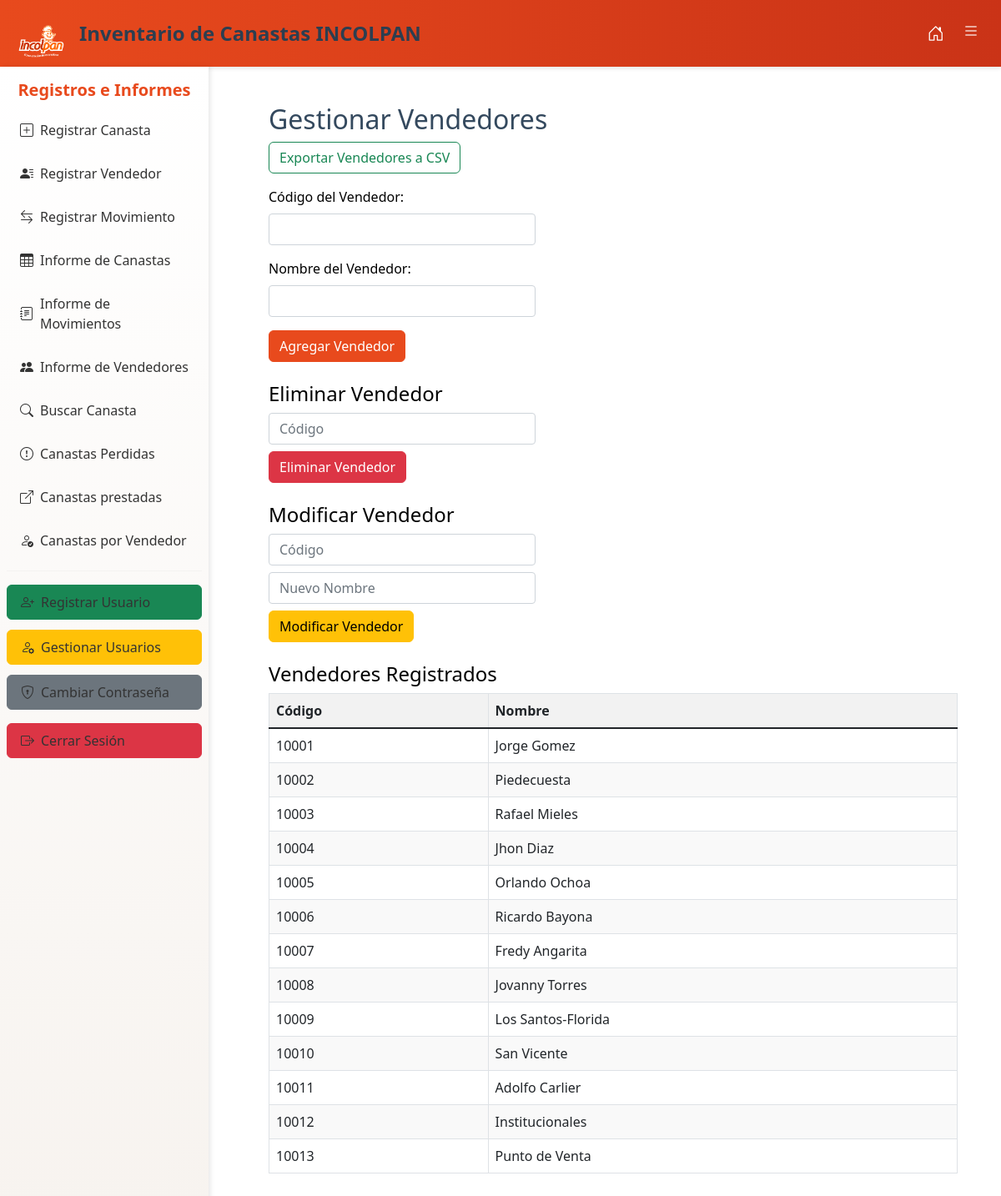
Screenshot of /vendedores (signed in) with the database file from the repository.
### tables this page shows
CREATE TABLE vendedores (
    codigo TEXT PRIMARY KEY,
    nombre TEXT
);

### app.py (the view, shortened to what this page needs)
@app.route('/vendedores', methods=['GET', 'POST'])
@login_required
@admin_required
def vendedores():
    conn = obtener_conexion()
    cursor = conn.cursor()
    cursor.execute('SELECT * FROM vendedores')
    vendedores = cursor.fetchall()
    conn.close()
    return render_template('vendedores.html', vendedores=vendedores)

### app.py (called while the page is built)
def obtener_conexion():
    conn = sqlite3.connect(db_path)
    return conn

def admin_required(f):
    @wraps(f)
    def decorated_function(*args, **kwargs):
        if 'role' not in session or session['role'] != 'admin':
            flash('No tienes permisos para acceder a esta página')
            return redirect(url_for('index'))
        return f(*args, **kwargs)
    return decorated_function

def login_required(f):
    @wraps(f)
    def decorated_function(*args, **kwargs):
        if 'user_id' not in session:
            flash('Por favor, inicia sesión para continuar.')
            return redirect(url_for('login'))
        return f(*args, **kwargs)
    return decorated_function

### Templates/vendedores.html (shortened to what this page needs)
{% extends 'base.html' %}
{% block content %}
<div class="container mt-4">
    <h2>Gestionar Vendedores</h2>
    <form action="{{ url_for('exportar_vendedores_csv') }}" method="GET" class="mb-3">
        <button type="submit" class="btn btn-outline-success">Exportar Vendedores a CSV</button>
    </form>
    <form method="POST" class="mb-4">
        <div class="mb-3">
            <label for="codigo" class="form-label">Código del Vendedor:</label>
            <input type="text" id="codigo" name="codigo" maxlength="25" class="form-control" style="max-width: 320px;" required>
        </div>
        <div class="mb-3">
            <label for="nombre" class="form-label">Nombre del Vendedor:</label>
            <input type="text" id="nombre" name="nombre" maxlength="25" class="form-control" style="max-width: 320px;" required>
        </div>
        <button type="submit" class="btn btn-primary">Agregar Vendedor</button>
    </form>
    <h4>Eliminar Vendedor</h4>
    <form method="POST" action="{{ url_for('eliminar_vendedor') }}" class="mb-4">
        <input type="text" id="codigo" name="codigo" placeholder="Código" maxlength="25" class="form-control mb-2" style="max-width: 320px;" required>
        <button type="submit" class="btn btn-danger">Eliminar Vendedor</button>
    </form>
    <h4>Modificar Vendedor</h4>
    <form method="POST" action="{{ url_for('modificar_vendedor') }}" class="mb-4">
        <input type="text" id="codigo" name="codigo" placeholder="Código" maxlength="25" class="form-control mb-2" style="max-width: 320px;" required>
        <input type="text" id="nombre" name="nombre" placeholder="Nuevo Nombre" maxlength="25" class="form-control mb-2" style="max-width: 320px;" required>
        <button type="submit" class="btn btn-warning">Modificar Vendedor</button>
    </form>
    <h4>Vendedores Registrados</h4>
    <table class="table table-bordered">
        <thead>
            <tr>
                <th>Código</th>
                <th>Nombre</th>
            </tr>
        </thead>
        <tbody>
            {% for vendedor in vendedores %}
            <tr>
                <td>{{ vendedor[0] }}</td>
                <td>{{ vendedor[1] }}</td>
            </tr>
            {% endfor %}
        </tbody>
    </table>
</div>
{% endblock %}

### static/style.css (style rules this page uses)
body { font-family: Arial, sans-serif; padding: 20px; }
h2 { color: #34495e; margin-top: 30px; }

### Templates/base.html (style rules this page uses)
body { padding-top: 80px; color: #000; background-color: #fff; }
input, select, textarea { max-width: 100%; border-radius: 0.375rem; border: 1px solid #ced4da; padding: 0.5rem; }
button, .btn { border-radius: 0.375rem; }
.btn-primary { background-color: #e84a1d; border-color: #e84a1d; }
table { color: #000; }
table thead { background-color: #f2f2f2; }
table tbody tr:nth-child(even) { background-color: #f9f9f9; }

### rows the page displays
vendedores: codigo "10001", nombre "Jorge Gomez"
vendedores: codigo "10002", nombre "Piedecuesta"
vendedores: codigo "10003", nombre "Rafael Mieles"
vendedores: codigo "10004", nombre "Jhon Diaz"
vendedores: codigo "10005", nombre "Orlando Ochoa"
vendedores: codigo "10006", nombre "Ricardo Bayona"
vendedores: codigo "10007", nombre "Fredy Angarita"
vendedores: codigo "10008", nombre "Jovanny Torres"
vendedores: codigo "10009", nombre "Los Santos-Florida"
vendedores: codigo "10010", nombre "San Vicente"
vendedores: codigo "10011", nombre "Adolfo Carlier"
vendedores: codigo "10012", nombre "Institucionales"
vendedores: codigo "10013", nombre "Punto de Venta"
